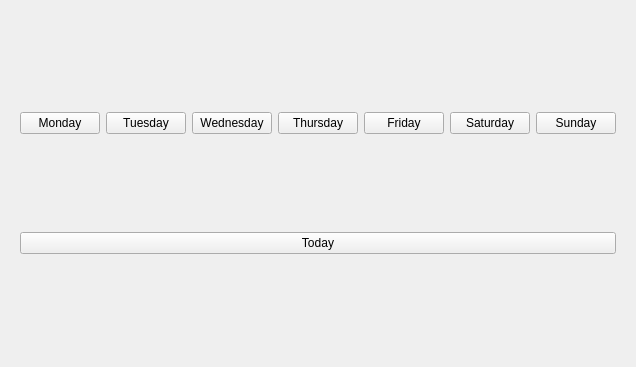
<?xml version="1.0" encoding="UTF-8"?>
<ui version="4.0">
 <class>GreenmileWidget</class>
 <widget class="QWidget" name="GreenmileWidget">
  <property name="geometry">
   <rect>
    <x>0</x>
    <y>0</y>
    <width>632</width>
    <height>367</height>
   </rect>
  </property>
  <property name="windowTitle">
   <string>Form</string>
  </property>
  <layout class="QGridLayout" name="gridLayout">
   <item row="0" column="0">
    <widget class="QStackedWidget" name="gmStackedWidget">
     <property name="currentIndex">
      <number>0</number>
     </property>
     <widget class="QWidget" name="page">
      <layout class="QGridLayout" name="gridLayout_2">
       <item row="0" column="3">
        <widget class="QPushButton" name="thursdayGMButton">
         <property name="text">
          <string>Thursday</string>
         </property>
        </widget>
       </item>
       <item row="0" column="0">
        <widget class="QPushButton" name="mondayGMButton">
         <property name="text">
          <string>Monday</string>
         </property>
        </widget>
       </item>
       <item row="0" column="1">
        <widget class="QPushButton" name="tuesdayGMButton">
         <property name="text">
          <string>Tuesday</string>
         </property>
        </widget>
       </item>
       <item row="0" column="5">
        <widget class="QPushButton" name="saturdayGMButton">
         <property name="text">
          <string>Saturday</string>
         </property>
        </widget>
       </item>
       <item row="0" column="4">
        <widget class="QPushButton" name="fridayGMButton">
         <property name="text">
          <string>Friday</string>
         </property>
        </widget>
       </item>
       <item row="0" column="2">
        <widget class="QPushButton" name="wednesdayGMButton">
         <property name="text">
          <string>Wednesday</string>
         </property>
        </widget>
       </item>
       <item row="0" column="6">
        <widget class="QPushButton" name="sundayGMButton">
         <property name="text">
          <string>Sunday</string>
         </property>
        </widget>
       </item>
       <item row="1" column="0" colspan="7">
        <widget class="QPushButton" name="todayGMButton">
         <property name="text">
          <string>Today</string>
         </property>
        </widget>
       </item>
      </layout>
     </widget>
     <widget class="QWidget" name="page_2">
      <layout class="QGridLayout" name="gridLayout_3">
       <item row="0" column="0">
        <widget class="QLabel" name="label">
         <property name="font">
          <font>
           <pointsize>22</pointsize>
          </font>
         </property>
         <property name="text">
          <string>Please Wait</string>
         </property>
         <property name="alignment">
          <set>Qt::AlignCenter</set>
         </property>
        </widget>
       </item>
       <item row="1" column="0">
        <widget class="QPushButton" name="gmAbortButton">
         <property name="text">
          <string>Abort</string>
         </property>
        </widget>
       </item>
      </layout>
     </widget>
     <widget class="QWidget" name="page_3">
      <layout class="QGridLayout" name="gridLayout_4">
       <item row="1" column="0">
        <widget class="QPushButton" name="gmRunReportAgain">
         <property name="text">
          <string>Run Report Again</string>
         </property>
        </widget>
       </item>
       <item row="0" column="0">
        <widget class="QTableView" name="routeDiffTableView"/>
       </item>
      </layout>
     </widget>
    </widget>
   </item>
  </layout>
 </widget>
 <resources/>
 <connections/>
</ui>
